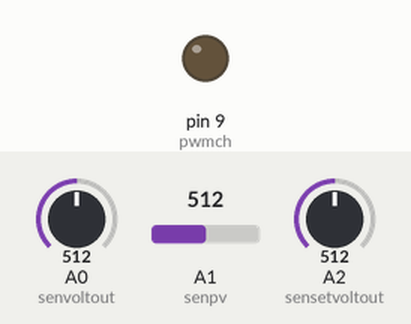
This sketch was run on a simulated Arduino Uno, built with avr-gcc and run on an emulated ATmega328P. On the bench: output pins drawn as LEDs (lit = HIGH). Inputs (shaded band) come from the test bench; at power-on: A0 (senvoltout) = 512, A2 (sensetvoltout) = 512, A1 (senpv) = 512.

Above: at 1.2 s.
1.3 s: A0 (senvoltout) set to 491
At 3.3 s:
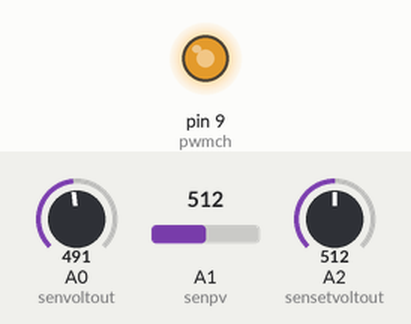
3.6 s: A2 (sensetvoltout) set to 487
At 5.1 s:
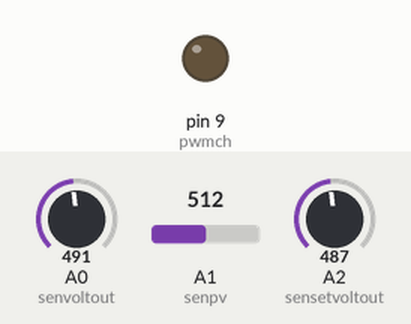
5.9 s: A2 (sensetvoltout) set to 511
At 7.9 s:
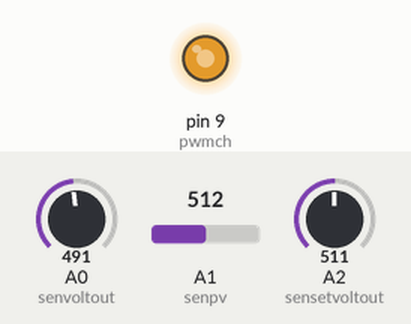
8.2 s: A2 (sensetvoltout) set to 390
At 9.8 s:
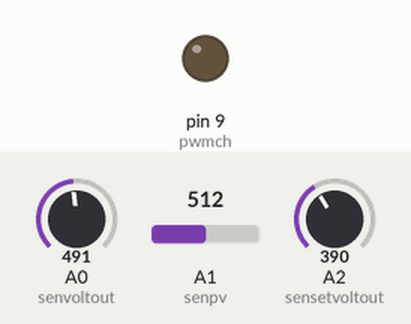
Timing chart, 0 to 11.3 s (numbered marks = the images above; inputs shaded):
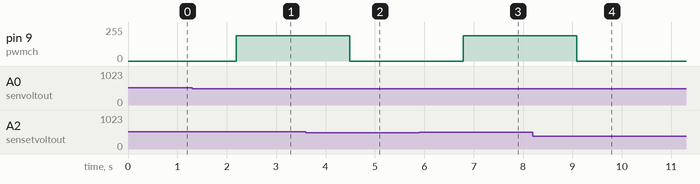

The sketch:

hvboost.ino
```cpp
#include <TimerOne.h>

#define pwmch 9               //ขา PWM
#define senpv A1              //อ่าน PV
#define senvoltout A0         //อ่าน Volte OUT
#define sensetvoltout A2      //เซ็ต Volte OUT

const float clock = F_CPU / 1000000.0;
const float khz = 62.5; // กำหนด pwm กี่ khz
const float frequency = (clock / (khz * clock)) * 1000;

float VSI = 0;  //โวลต์เซ็นอินพุต
float VSO = 0;  //โวลต์เซ็นเอ้าพุต
float PV = 0;   //โวลต์แผง
float VO = 0;   //โวลต์ออก
int SetVO = 0;  //เซ็ตโวลต์ออก
int avgvolte = 3;
float rvef = (1023.0 / 5.0); //1024-1
int PWM = 0;
int maxPWM;
int PWMLimit = 1023 * 0.75; //PFC *0.3 // solar 0.75
int MAXVO = 400;
int PL = 60;

void setup() {
  pinMode(pwmch, OUTPUT);
  pinMode(senvoltout, INPUT);
  pinMode(senvoltout, INPUT);
  pinMode(sensetvoltout, INPUT);
  setpwm();
  Readsen();
  //soft start
  maxPWM = (1-(PV / SetVO)) * 1023;
  while (VO < SetVO || PWM < maxPWM) {
    PWM++;
    PWM = constrain(PWM, 0, PWMLimit);
    Timer1.setPwmDuty(pwmch, PWM);
    Readsen();
    if(VO > SetVO || PWM > maxPWM || VO > MAXVO){break;}
    delay(100);
  }
  PWM = 0;

}

void loop() {
  Readsen();
  Bulk();
}

void Readsen(){
  VSI = 0;
  VSO = 0;
  for(int i = 0; i < avgvolte;i++){
    VSI = VSI + analogRead(senpv) / rvef; //0-1023 to 0-5v
    VSO = VSO + analogRead(senvoltout) / rvef;
  }
  PV = (VSI / avgvolte) * 101;  // R1 100k + R2 1K = 101
  VO = (VSO / avgvolte) * 101;  // R1 100k + R2 1K = 101

  //set volt out
  SetVO = (analogRead(sensetvoltout) / rvef) * 100;
  if(SetVO > 400) SetVO = 400;
}

void setpwm(){
  Timer1.initialize(frequency);
  Timer1.pwm(pwmch,0);
  Timer1.start();
}

void Bulk(){
  if(VO < MAXVO){// ตรวจสอบ โวลต์ออก น้อยกว่า 400V
    if(PV > PL){
      if(VO > SetVO){PWM--;}         //ตรวจสอบ โวลต์ออก มากกว่า เซ็ตโวลต์ออก 380V / PWM ลด
      else if(VO < SetVO){PWM++;}    //ตรวจสอบ โวลต์ออก น้อยกว่า เซ็ตโวลต์ออก 380V / PWM เพิ่ม
    }
    else{PWM--;}
  }
  else {PWM = 0;}                  // ตรวจสอบ โวลต์ออก มากกว่า 400V / PWM = 0
  PWM = constrain(PWM, 0, PWMLimit);
  Timer1.setPwmDuty(pwmch, PWM);
}
```

Measured:
- the behaviour switches between 507 and 506 on A0 (senvoltout) (found by bisection; images 0 and 1)
- the behaviour switches between 498 and 497 on A2 (sensetvoltout) (found by bisection; images 1 and 2)
- after the input at 1.3 s, pin 9 (pwmch): 0/255 → 191/255 after 0.89 s
- after the input at 3.6 s, pin 9 (pwmch): 191/255 → 0/255 after 0.89 s
- after the input at 5.9 s, pin 9 (pwmch): 0/255 → 191/255 after 0.89 s
- after the input at 8.2 s, pin 9 (pwmch): 191/255 → 0/255 after 0.89 s
